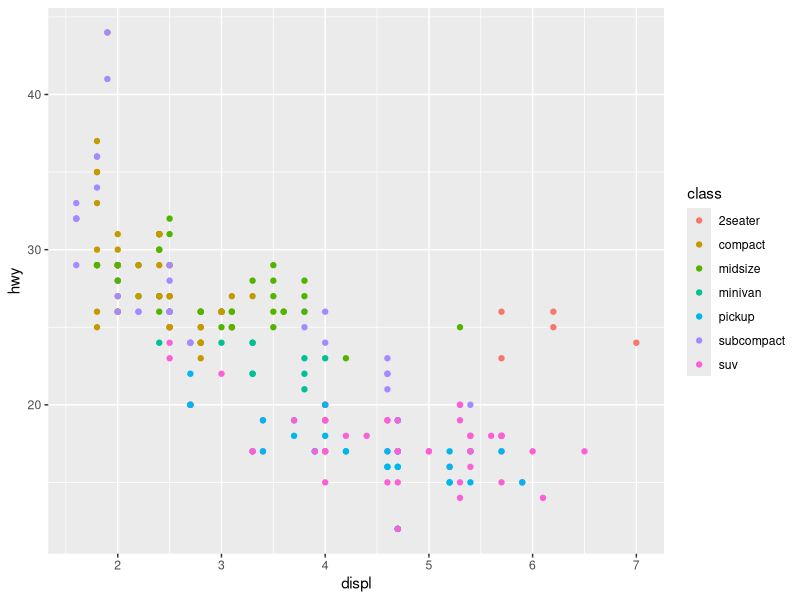
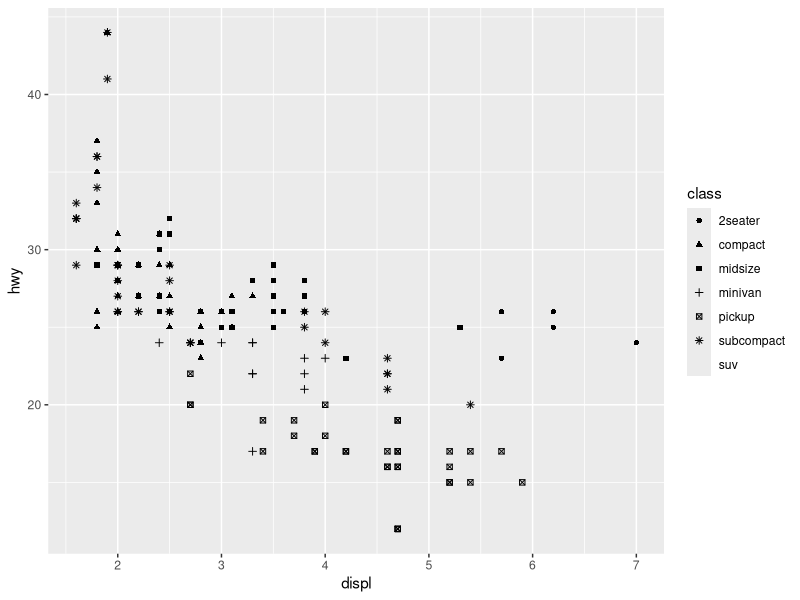
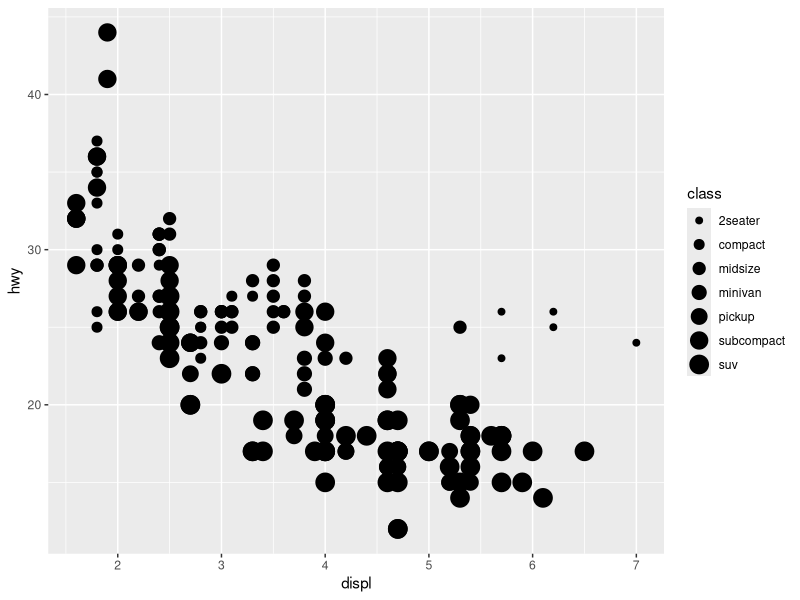
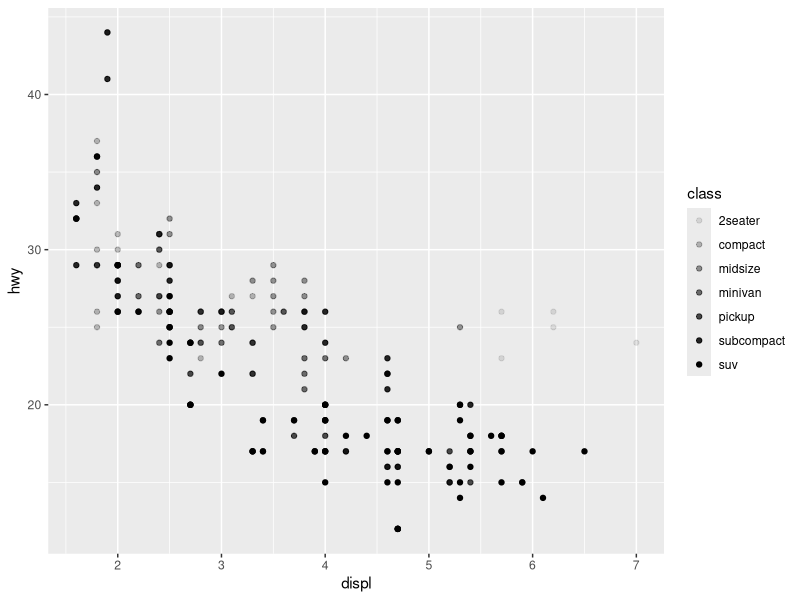
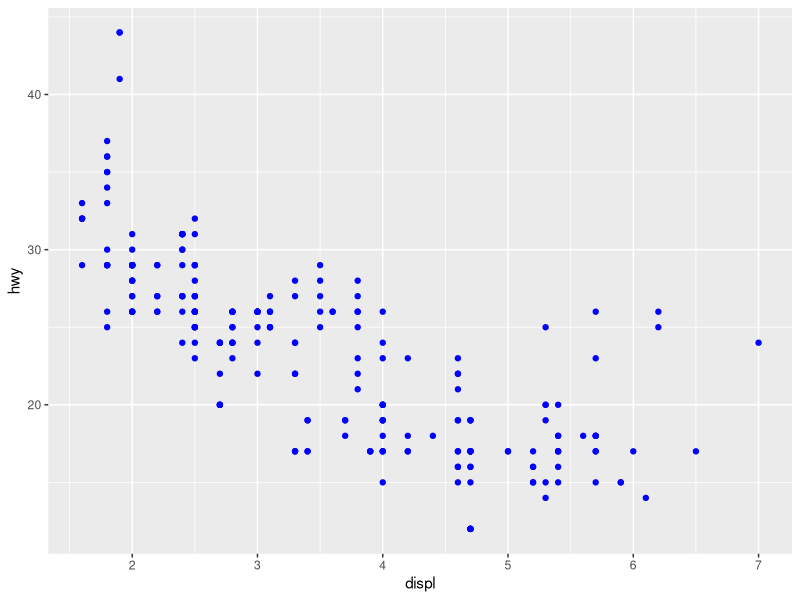
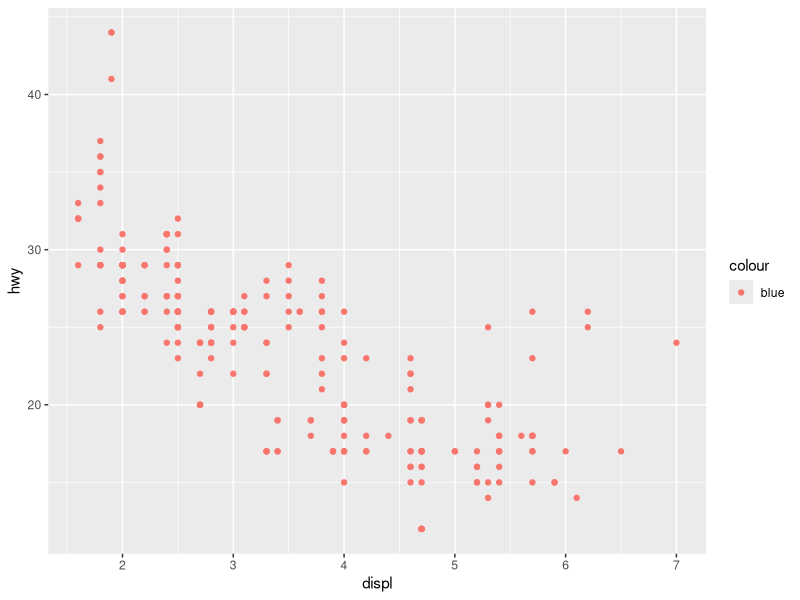
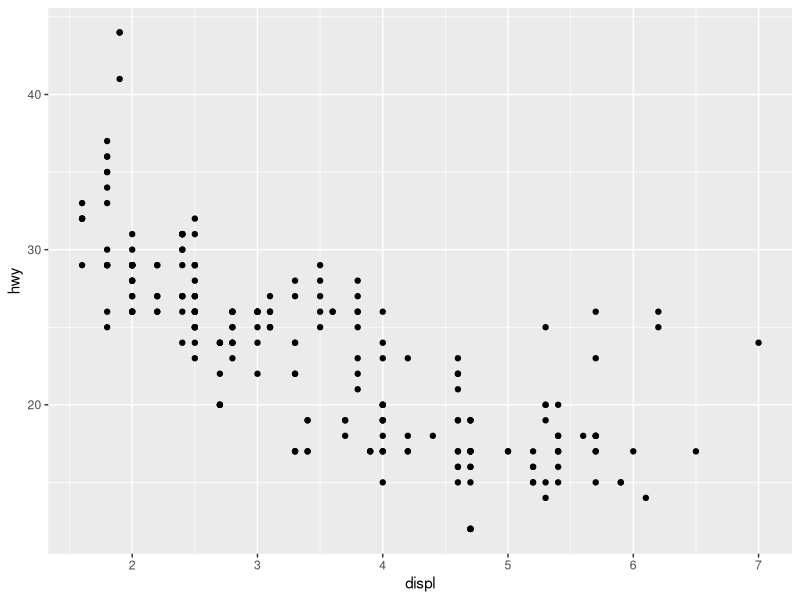
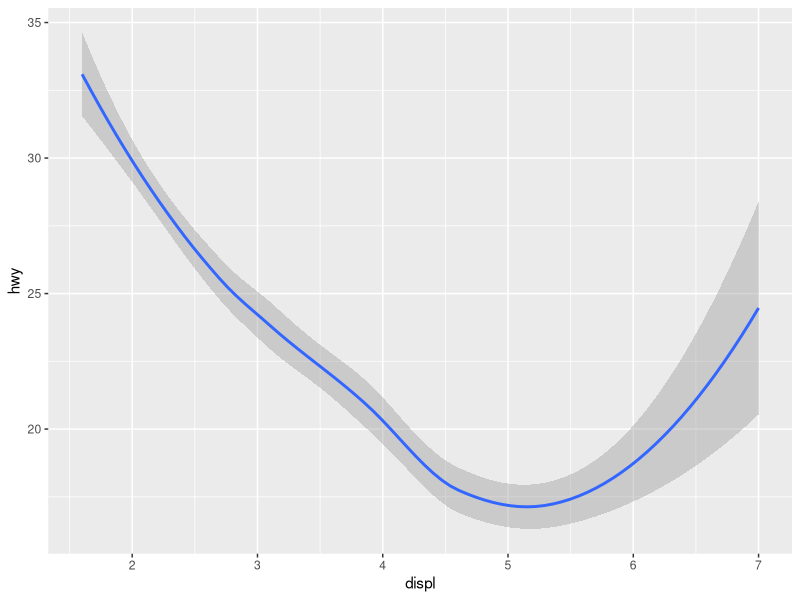

Source code (R) for these figures, in order:
### R for Data Science 
#Second Edition: Chapter 10, Visualize - Layers 

#Restart the console to start fresh! 
#ctrl + shift + F10 

library(tidyverse)


#Looking at the first data set we will use 
mpg

#We have a few key components: 

#displ: A car's engine size, in liters. A numerical value 
#hwy: A car's fuel efficiency on the highway, in miles per gallon. Numerical value
#class: Type of car. A categorical variable. 


#starting with two scatter plots of the two numerical components listed above

ggplot(mpg, aes(x = displ, y = hwy, color = class)) +
  geom_point()

ggplot(mpg, aes(x = displ, y = hwy, shape = class)) +
  geom_point()

#> Warning: The shape palette can deal with a maximum of 6 discrete values
#> because more than 6 becomes difficult to discriminate; you have 7.
#> Consider specifying shapes manually if you must have them.

#> The above warning is telling us that because more than 6 shapes makes things
#> hard to interpret, R did not display the the 7th shape. 
#> The below warning is related, the 7th shape would be SUV's and they are not
#> plotted 

#> Warning: Removed 62 rows containing missing values (`geom_point()`).


#Another bad way to do things: 
# Left
ggplot(mpg, aes(x = displ, y = hwy, size = class)) +
  geom_point()
#> Warning: Using size for a discrete variable is not advised.

# Right
ggplot(mpg, aes(x = displ, y = hwy, alpha = class)) +
  geom_point()
#> Warning: Using alpha for a discrete variable is not advised.
#> These above warnings are telling us that we should not use size or alpha 
#> for discrete variables. This is because it is implying rank that does not exist


#Doing stuff outside of your aes() function will act differently than if you 
#use it within the function. 
ggplot(mpg, aes(x = displ, y = hwy)) + 
  geom_point(color = "blue")
#This simply makes all of the the points blue. 
#You can also specify: 
#> color as a character string "blue" or "red", and more 
#> size of a point in mm, size = 1 
#> shape of a point as a number shape = 1 
#> There are 5 different shapes you can use

#This below code does not result in blue points because its under the aes() function
#If we specify color here we want to specify color by a categorical variable. 
ggplot(mpg) + 
  geom_point(aes(x = displ, y = hwy, color = "blue"))


#> Geometric objects ------- 
#> You can represent the same data in slight different ways. 
#> For example, if you use geom_point or geom_smooth (or both) the data is the 
#> same but the graph is different 

ggplot(mpg, aes(x = displ, y = hwy)) + 
  geom_point()

ggplot(mpg, aes(x = displ, y = hwy)) + 
  geom_smooth()
#> `geom_smooth()` using method = 'loess' and formula = 'y ~ x'


#> Every geom function in ggplot2 takes a mapping argument, either defined
#> locally in the geom layer, or globally in the ggplot() layer 
#> NOT every aesthetic works works with every geom! 
#> You can set the shape of a point, but not the shape of a line. 
#> If you try to do so, ggplot2 silently ignores that aesthetic mapping. 
#> You can still set the linetype of a line with geom_smooth() 

ggplot(mpg, aes(x = displ, y = hwy, linetype = drv)) + 
  geom_smooth()

#Overalaying the points and specifing the linetype in smooth makes things more clear 
ggplot(mpg, aes(x = displ, y = hwy, color = drv)) + 
  geom_point() +
  geom_smooth(aes(linetype = drv))


#> some examples of how different graphs work with the aes mapping 

# Left
ggplot(mpg, aes(x = displ, y = hwy)) +
  geom_smooth()

# This one does not automatically create a legend 
ggplot(mpg, aes(x = displ, y = hwy)) +
  geom_smooth(aes(group = drv))

# This does automatically create a legend but we set it to false 
ggplot(mpg, aes(x = displ, y = hwy)) +
  geom_smooth(aes(color = drv), show.legend = FALSE)

#> If you place mappings in a geom function, ggplot2 will treat them as local
#> mappings for the layer. It will use these mappings to extend or overwrite
#> global mappings FOR THAT LAYER ONLY. This makes it possible to display 
#> different aesthetics in different layers. 

ggplot(mpg, aes(x = displ, y = hwy)) + 
  geom_point(aes(color = class)) + 
  geom_smooth()


#You can get much more advanced with graphs too! 
#> Below we are specifying different data for each laer. 
#> Here we used red points, as well as open circles to highlight two-set cars
ggplot(mpg, aes(x = displ, y = hwy)) + 
  geom_point() + 
  geom_point(
    data = mpg |> filter(class == "2seater"), 
    color = "red"
  ) +
  geom_point(
    data = mpg |> filter(class == "2seater"), 
    shape = "circle open", size = 3, color = "red"
  )

#> Geoms are the fundamental building blocks of ggplot2. 
#> You can completely transform the look of your plot by changing its geom, and 
#> different geoms can reveal different things about your data! 
#> The histogram and density plot (below) reveal that the distribution of 
#> highway mileage is bimodal and right skewed, while the boxplot reveals two
#> potential outliers 

# Histogram 
ggplot(mpg, aes(x = hwy)) +
  geom_histogram(binwidth = 2)

# Density plot 
ggplot(mpg, aes(x = hwy)) +
  geom_density()

# Boxplot 
ggplot(mpg, aes(x = hwy)) +
  geom_boxplot()


#> ggpplot2 provides more than 40 geoms. But, these still don't cover all of the
#> possible geoms you might need. 
#> If you need different ones, look for extension packages to see if someone 
#> else has already implemented it. 
#> For example, the ggridges package is useful for making ridgeline plots, 
#> which can be useful for visualizing the density of a numerical variable for 
#> different levels of a categorical variable. 

#install.packages("ggridges")
library(ggridges)

#Here the y variable is a categorical variable! Which is strange. 
#I'm not sure if I like these plots honestly.
ggplot(mpg, aes(x = hwy, y = drv, fill = drv, color = drv)) +
  geom_density_ridges(alpha = 0.5, show.legend = FALSE)


#> Facets -------- 
#> facet_wrap() and facet_grid() are the important functions here 
#> facet_wrap() splits up the data based upon one categorical variable 
#> facet_grid() allows you to split up data based upon two variables 

ggplot(mpg, aes(x = displ, y = hwy)) + 
  geom_point() + 
  facet_wrap(~cyl)

ggplot(mpg, aes(x = displ, y = hwy)) + 
  geom_point() + 
  facet_grid(drv ~ cyl)
#The formula in facet_grid(row ~ cols)


#When you split data up like this, the scales stay the same but sometimes that
#makes things look a bit awkward. Can fix this by setting scales = "free_"
ggplot(mpg, aes(x = displ, y = hwy)) + 
  geom_point() + 
  facet_grid(drv ~ cyl, scales = "free_y")
#In this one, we just set the y scale to be free 



#Consider the following plots putting a "." in place of a grid variable 
ggplot(mpg) + 
  geom_point(aes(x = displ, y = hwy)) +
  facet_grid(drv ~ .)
#Here we get the x-variable, displ, as a single x-axis 

ggplot(mpg) + 
  geom_point(aes(x = displ, y = hwy)) +
  facet_grid(. ~ cyl)
#Here we get the y-variable, hwy as a single y-axis 

#If you don't specify the number of rows it automatically splits it for you 
ggplot(mpg) + 
  geom_point(aes(x = displ, y = hwy)) + 
  facet_wrap(~ class, nrow = 2)

#This makes it much easier to compare different engine sizes with different 
#drive trains! We can clearly see that 4-wheel drives are split over the engine
#size, while front wheel drive is mostly smaller engines. 
#then rear while drive is less common and mostly larger engines. 
ggplot(mpg, aes(x = displ)) + 
  geom_histogram() + 
  facet_grid(drv ~ .)

#This plot makes it pretty difficult to make the above inferences 
ggplot(mpg, aes(x = displ)) + 
  geom_histogram() +
  facet_grid(. ~ drv)


#> Statistical Transformations -----------
#> 
#> Many graphs, like scatter plots, plot only the raw values present in your 
#> data set. 
#> But, other graphs, like bar charts, calculate new values to plot: 
#> Bar charts, histograms, and frequency polygons bin your data and then plot 
#> bin counts, the number of points that fall in each bin. 
#> Smoothers fit a model to your data and then plot predictions fromt he model 
#> Boxplots compute the five-number summary of the distribution and then displays 
#> that summary as a specifically formatted box 
#For instance, the y-variable is adding up the total number of each cut 
ggplot(diamonds, aes(x = cut)) + 
  geom_bar()

#> The algorithm that these graphs use to transform data is "stat" 
#> geom_bar() begins with the diamonds data set 
#> geom_bar() then transforms that data with the "count" stat, which returns 
#> a data set of cut values and counts 
#> geom_bar() uses the transformed data to build the plot. Cut is mapped to
#> the x-axis, count is mapped to the y-axis 

#> You can learn which stat a geom uses by inspecting the default value for the 
#> stat argument. 
#> For example, 
?geom_bar
#> stat = "count" here which means geom_bar uses stat_count() 
#> If you scroll down to the Computed Variables section, we can see how it 
#> computes two new variables, count and prop. 
#> Every geom has a default stat; and every stat has a default geom. 
#> This means you can typically use geoms without worrying about the underlying
#> statistical transformation. 
#> 
#> Three Reasons Why You Might Want To Specify The Stat Yourself: 
#> 1: You want to override the default stat. In the below code, the stat is 
#> changed to identity. This lets us map the height of the bars to the raw 
#> values of a y variable. This is useful if you already have a frequency table 
#> and don't have all of the data. You just use the exact value. 
diamonds |>
  count(cut) |>
  ggplot(aes(x = cut, y = n)) +
  geom_bar(stat = "identity")

#> 2: You might want to override the default mapping from transformed variables
#> to aesthetics. For example, you might want to display a bar chart of proportions
#> rather than counts. 
ggplot(diamonds, aes(x = cut, y = after_stat(prop), group = 1)) + 
  geom_bar()
#To find the possible variables that can be computed by the stat, look for the 
#> section title "computed variables" in the help for geom_bar() 
#> Here it says that we can use after_stat(prop)
#> 
#> 
#> 3: You might want to draw greater attention to the statistical transformation 
#> in your code. For example, stat_summary(), which summarizes the y values for
#> each unique x value, to draw attention to the summary that you're computing 

ggplot(diamonds) + 
  stat_summary(
    aes(x = cut, y = depth),
    fun.min = min,
    fun.max = max,
    fun = median
  )
#> ggplot2 provides more than 20 stats for you to use. Each stat is a function,
#> so you can get help in the usual way: e.g. ?stat_bin

#> If you don't set the group = 1 when using a proportion instead of count you 
#> get this. 
#> Its taking the proportion of each variable, which is 100%. If we only have
#>  group for the proportion though, we get the total proportion to be 100% 
#>  across groups 
ggplot(diamonds, aes(x = cut, y = after_stat(prop))) + 
  geom_bar()
ggplot(diamonds, aes(x = cut, fill = color, y = after_stat(prop))) + 
  geom_bar()

 
#> Post ion Adjustment ------- 
#> 
#> # color just does the border
ggplot(mpg, aes(x = drv, color = drv)) + 
  geom_bar()

# fill does the whole bar 
ggplot(mpg, aes(x = drv, fill = drv)) + 
  geom_bar()

#> If we map the fill aesthetic to another variable, we get a stacked bar graph 
ggplot(mpg, aes(x = drv, fill = class)) + 
  geom_bar()
#> A problem here is that the count on the y-axis no longer makes sense 
#> 
#> The stacking is performed automatically using the position adjustment argument 
#> If you don't want a stacked bar chart, you can use one of three options: 
#> identity 
#> dodge
#> fill 
#> Position Identity will place each object exactly where it falls in the context
#> of the graph. This is not very useful for bars, because it overlaps them. 
#> To see the overlapping we either need to make the bars slightly transparent
#> by setting alpha to a small value, or completely transparent by setting 
#> fill = NA 
#> This first one is pretty useless. The second one is slightly better but still 
#> rough 
ggplot(mpg, aes(x = drv, fill = class)) + 
  geom_bar(alpha = 1/5, position = "identity")

# Second 
ggplot(mpg, aes(x = drv, color = class)) + 
  geom_bar(fill = NA, position = "identity")
#The identity position is more useful for 2d geoms, like points, where it is the
#default 

#> Position fill works like stacking, but makes each set of stacked bars the 
#> same height. This makes it easier to compare proportions across groups 
ggplot(mpg, aes(x = drv, fill = class)) + 
  geom_bar(position = "fill")

#> Position dodge places overlapping objects directly besides one another. This 
#> makes it easier to compare individual values. 
ggplot(mpg, aes(x = drv, fill = class)) + 
  geom_bar(position = "dodge")


#> Another position that isn't useful for bar charts is jitter. 
#> But this position is very useful for scatter plots. 
#> When you have a scatter plot you sometimes have a ton of points and this 
#> results in overplotting, making the spread hard to make sense of. 
#> Position jitter actually adds a small amount of random noise to each point. 
#> This spreads the points out because no two points are likely to receive the 
#> same amount of random noise 
ggplot(mpg, aes(x = displ, y = hwy)) + 
  geom_point(position = "jitter")
#> Addoing noise to your graph seems like a weird way to improve it. It does 
#> make your graph less accurate at small scales. But it makes your graph more
#> revealing at large scales. 
#> It is so useful, ggplot2 comes with a shorthand for geom_point(position = "jitter) 
#> Just use geom_jitter() for shorthand. 
#> 
#> 
#> Coordinate Systems ------- 
#> 
#> These are probably the most complicated part of ggplot2 
#> 
#> There are two coordinate systems that are occasionally helpful 
#> coord_quickmap() sets the aspect ratio for geographic maps. 
nz <- map_data("nz")

ggplot(nz, aes(x = long, y = lat, group = group)) +
  geom_polygon(fill = "white", color = "black")

ggplot(nz, aes(x = long, y = lat, group = group)) +
  geom_polygon(fill = "white", color = "black") +
  coord_quickmap()
#> coord_polar() uses polar coordinates. 
bar <- ggplot(data = diamonds) + 
  geom_bar(
    mapping = aes(x = clarity, fill = clarity), 
    show.legend = FALSE,
    width = 1
  ) + 
  theme(aspect.ratio = 1)

bar + coord_flip()
bar + coord_polar()
#> polar coordinates reveal an interesting connection between a bar chart and
#> a Coxcomb chart. 
#> You can use this to create pie charts. 
#> 
#> The Layered Grammer of Graphics ----- 
#> 
#> ggplot(data = <DATA>) + 
#> <GEOM_FUNCTION>(
#> mapping = aes(<MAPPINGS>),
#> tat = <STAT>, 
#> position = <POSITION>
#> ) +
#> <COORDINATE_FUNCTION> +
#> <FACET_FUNCTION>

#> You rarely need to use all seven parameters when you are graphing because 
#> many of them are implied. 
#> But, it is useful to realize that the grammar of graphics are these 7 things: 
#> YOu can describe any plot as a combination of: 
#> data set 
#> geom 
#> a set of mappings
#> a stat
#> a position adjustment 
#> a coordinate system 
#> a faceting scheme 
#> and a theme 
#> 
#> Using all of these things you could build anything you want from scratch! 
#> 
#> For instance, you could start with a data set and then transform the data 
#> into the form you want using a stat. Then you can choose a geometric object
#> to represent each observation in the transformed data. Then you could use aes
#> properties of the geoms to represent variables in the data. And so on. 
#> 
#> 
